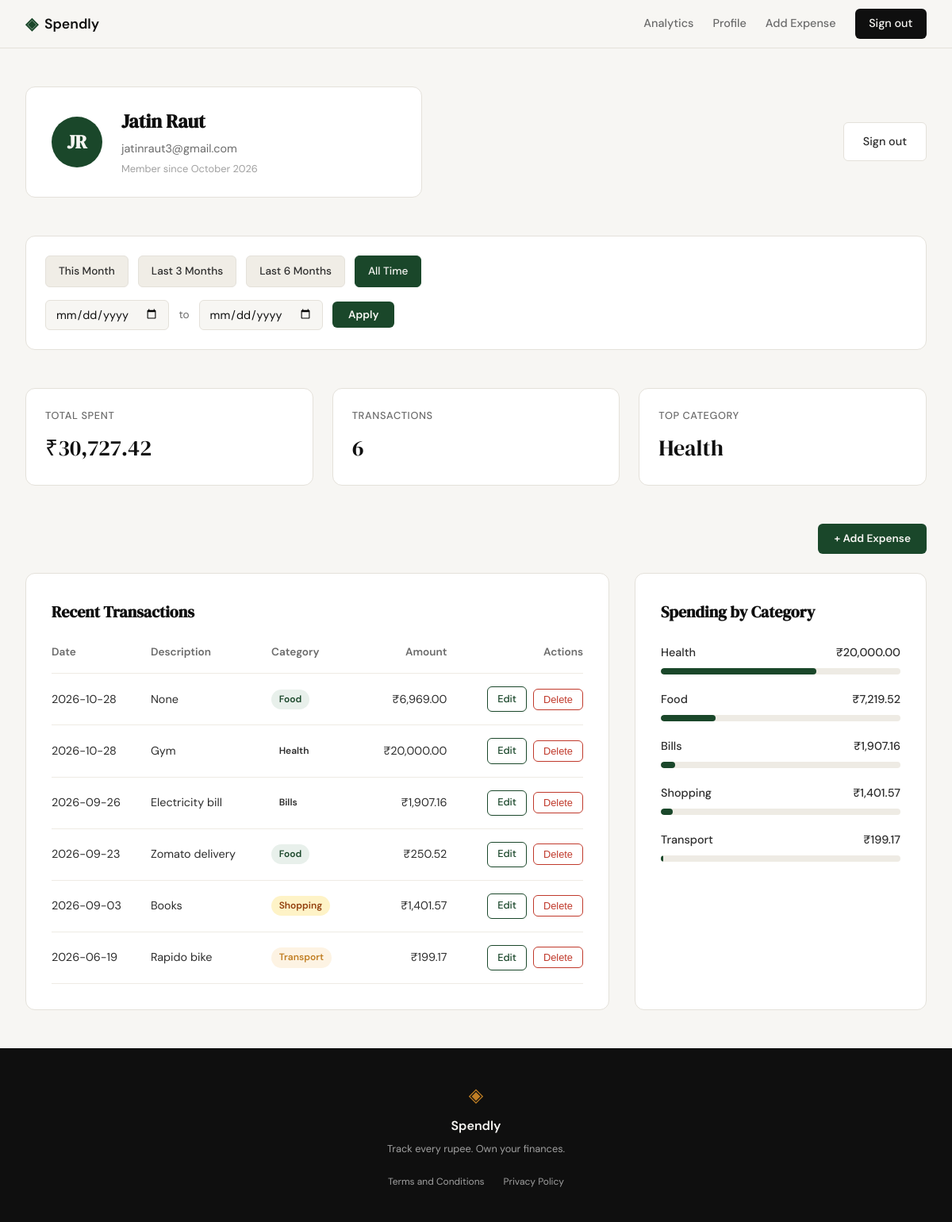
Screenshot of /profile (signed in) with the database file from the repository.
### tables this page shows
CREATE TABLE users (
                id INTEGER PRIMARY KEY AUTOINCREMENT,
                name TEXT NOT NULL,
                email TEXT UNIQUE NOT NULL,
                password_hash TEXT NOT NULL,
                created_at TEXT DEFAULT CURRENT_TIMESTAMP
            );

CREATE TABLE expenses (
                id INTEGER PRIMARY KEY AUTOINCREMENT,
                user_id INTEGER NOT NULL,
                amount REAL NOT NULL,
                category TEXT NOT NULL,
                date TEXT NOT NULL,
                description TEXT,
                created_at TEXT DEFAULT CURRENT_TIMESTAMP,
                FOREIGN KEY (user_id) REFERENCES users (id) ON DELETE CASCADE
            );

### app.py (the view)
@app.route("/profile")
def profile():
    if not session.get("user_id"):
        return redirect(url_for("login"))
    user_data = get_user_by_id(session["user_id"])
    if not user_data:
        session.clear()
        return redirect(url_for("login"))
    name_parts = user_data["name"].split()
    initials = "".join([part[0].upper() for part in name_parts if part])
    try:
        created_at = datetime.strptime(user_data["created_at"], "%Y-%m-%d %H:%M:%S")
        joined_date = created_at.strftime("%B %Y")
    except:
        joined_date = "Recently"
    user = {
        "name": user_data["name"],
        "email": user_data["email"],
        "initials": initials,
        "joined_date": joined_date
    }
    date_from = request.args.get("date_from")
    date_to = request.args.get("date_to")
    parsed_from = None
    parsed_to = None
    if date_from:
        try:
            parsed_from = datetime.strptime(date_from, "%Y-%m-%d").date()
        except ValueError:
            date_from = None
    if date_to:
        try:
            parsed_to = datetime.strptime(date_to, "%Y-%m-%d").date()
        except ValueError:
            date_to = None
    if parsed_from and parsed_to and parsed_from > parsed_to:
        flash("Start date must be before end date.", "error")
        date_from = None
        date_to = None
        parsed_from = None
        parsed_to = None
    today = datetime.now().date()
    first_of_month = today.replace(day=1)
    three_months_ago = today - relativedelta(months=3)
    six_months_ago = today - relativedelta(months=6)
    preset_urls = {
        "this_month": url_for('profile',
                              date_from=first_of_month.strftime('%Y-%m-%d'),
                              date_to=today.strftime('%Y-%m-%d')),
        "last_3_months": url_for('profile',
                                  date_from=three_months_ago.strftime('%Y-%m-%d'),
                                  date_to=today.strftime('%Y-%m-%d')),
        "last_6_months": url_for('profile',
                                  date_from=six_months_ago.strftime('%Y-%m-%d'),
                                  date_to=today.strftime('%Y-%m-%d')),
        "all_time": url_for('profile')
    }
    active_preset = None
    if parsed_from and parsed_to:
        if parsed_from == first_of_month and parsed_to == today:
            active_preset = "this_month"
        elif parsed_from == three_months_ago and parsed_to == today:
            active_preset = "last_3_months"
        elif parsed_from == six_months_ago and parsed_to == today:
            active_preset = "last_6_months"
        else:
            active_preset = "custom"
    elif not parsed_from and not parsed_to:
        active_preset = "all_time"
    user_id = session["user_id"]
    stats = get_summary_stats(user_id, date_from=date_from, date_to=date_to)
    transactions = get_recent_transactions(user_id, limit=10, date_from=date_from, date_to=date_to)
    categories = get_category_breakdown(user_id, date_from=date_from, date_to=date_to)
    return render_template(
        "profile.html",
        user=user,
        stats=stats,
        transactions=transactions,
        categories=categories,
        date_from=date_from,
        date_to=date_to,
        active_preset=active_preset,
        preset_urls=preset_urls
    )

### database/db.py (called while the page is built)
def get_db():
    conn = sqlite3.connect(DATABASE_PATH)
    conn.row_factory = sqlite3.Row
    conn.execute("PRAGMA foreign_keys = ON")
    return conn

def get_user_by_id(user_id):
    with get_db() as conn:
        user = conn.execute(
            "SELECT id, name, email, created_at FROM users WHERE id = ?",
            (user_id,)
        ).fetchone()
        return dict(user) if user else None

### database/queries.py (called while the page is built)
def format_amount(amount):
    return f"{amount:,.2f}"

def get_recent_transactions(user_id, limit=10, date_from=None, date_to=None):
    with get_db() as conn:
        where_clause = "WHERE user_id = ?"
        params = [user_id]
        if date_from and date_to:
            where_clause += " AND date BETWEEN ? AND ?"
            params.extend([date_from, date_to])
        params.append(limit)
        rows = conn.execute(
            "SELECT id, date, description, category, amount FROM expenses " + where_clause + " ORDER BY date DESC LIMIT ?",
            params
        ).fetchall()
        return [
            {
                "id": row["id"],
                "date": row["date"],
                "description": row["description"],
                "category": row["category"],
                "category_class": row["category"].lower(),
                "amount": format_amount(row["amount"])
            }
            for row in rows
        ]

### templates/profile.html (shortened to what this page needs)
<!DOCTYPE html>
<html lang="en">
<head>
    <link rel="stylesheet" href="{{ url_for('static', filename='css/profile.css') }}">
</head>
<body>
    {% extends "base.html" %}
    {% block content %}
    <div class="profile-container">
        <header class="profile-header">
            <div class="user-card">
                <div class="avatar">{{ user.initials }}</div>
                <div class="user-details">
                    <h1>{{ user.name }}</h1>
                    <p class="user-email">{{ user.email }}</p>
                    <p class="user-member">Member since {{ user.joined_date }}</p>
                </div>
            </div>
            <a href="{{ url_for('logout') }}" class="logout-btn">Sign out</a>
        </header>
        <section class="filter-bar">
            <div class="filter-presets">
                <a href="{{ preset_urls.this_month }}"
                   class="preset-btn {% if active_preset == 'this_month' %}active{% endif %}">
                    This Month
                </a>
                <a href="{{ preset_urls.last_3_months }}"
                   class="preset-btn {% if active_preset == 'last_3_months' %}active{% endif %}">
                    Last 3 Months
                </a>
                <a href="{{ preset_urls.last_6_months }}"
                   class="preset-btn {% if active_preset == 'last_6_months' %}active{% endif %}">
                    Last 6 Months
                </a>
                <a href="{{ preset_urls.all_time }}"
                   class="preset-btn {% if active_preset == 'all_time' %}active{% endif %}">
                    All Time
                </a>
            </div>
            <form method="GET" action="{{ url_for('profile') }}" class="filter-custom">
                <input type="date"
                       id="date_from"
                       name="date_from"
                       value="{{ date_from or '' }}"
                       class="date-input">
                <span class="filter-separator">to</span>
                <input type="date"
                       id="date_to"
                       name="date_to"
                       value="{{ date_to or '' }}"
                       class="date-input">
                <button type="submit" class="filter-submit-btn">Apply</button>
            </form>
        </section>
        <section class="stats-grid">
            <div class="stat-card">
                <span class="stat-label">Total Spent</span>
                <span class="stat-value">₹{{ stats.total_spent }}</span>
            </div>
            <div class="stat-card">
                <span class="stat-label">Transactions</span>
                <span class="stat-value">{{ stats.count }}</span>
            </div>
            <div class="stat-card">
                <span class="stat-label">Top Category</span>
                <span class="stat-value">{{ stats.top_category }}</span>
            </div>
        </section>
        <div style="display: flex; justify-content: flex-end; margin-bottom: -1.5rem;">
            <a href="{{ url_for('add_expense') }}" class="filter-submit-btn" style="text-decoration: none; display: inline-flex; align-items: center; gap: 0.5rem;">+ Add Expense</a>
        </div>
        <div class="profile-main-grid">
            <section class="history-section">
                <h2>Recent Transactions</h2>
                <div class="table-wrapper">
                    <table class="history-table">
                        <thead>
                            <tr>
                                <th>Date</th>
                                <th>Description</th>
                                <th>Category</th>
                                <th class="text-right">Amount</th>
                                <th class="text-right">Actions</th>
                            </tr>
                        </thead>
                        <tbody>
                            {% for tx in transactions %}
                            <tr>
                                <td>{{ tx.date }}</td>
                                <td>{{ tx.description }}</td>
                                <td><span class="category-badge badge-{{ tx.category_class }}">{{ tx.category }}</span></td>
                                <td class="text-right">₹{{ tx.amount }}</td>
                                <td class="text-right">
                                    <div style="display: inline-flex; gap: 0.5rem; align-items: center; justify-content: flex-end;">
                                        <a href="{{ url_for('edit_expense', id=tx.id) }}" class="btn-edit">Edit</a>
                                        <form method="POST" action="{{ url_for('delete_expense_route', id=tx.id) }}" style="display:inline; margin:0;" onsubmit="return confirm('Delete this expense?')">
                                            <button type="submit" class="btn-delete">Delete</button>
                                        </form>
                                    </div>
                                </td>
                            </tr>
                            {% endfor %}
                        </tbody>
                    </table>
                </div>
            </section>
            <section class="breakdown-section">
                <h2>Spending by Category</h2>
                <div class="category-list">
                    {% for cat in categories %}
                    <div class="category-item">
                        <div class="category-info">
                            <span class="category-name">{{ cat.name }}</span>
                            <span class="category-amount">₹{{ cat.amount }}</span>
                        </div>
                        <div class="progress-bar">
                            <div class="progress-fill" style="width: {{ cat.percentage }}%"></div>
                        </div>
                    </div>
                    {% endfor %}
                </div>
            </section>
        </div>
    </div>
    {% endblock %}

### static/css/style.css (style rules this page uses)
:root { --ink: #0f0f0f; --ink-soft: #2d2d2d; --ink-muted: #6b6b6b; --ink-faint: #a0a0a0; --paper: #f7f6f3; --paper-warm: #f0ede6; --paper-card: #ffffff; --accent: #1a472a; --accent-light: #e8f0eb; --accent-2: #c17f24; --accent-2-light: #fdf3e3; --danger: #c0392b; --danger-light: #fdecea; --border: #e4e1da; --border-soft: #eeebe4; --font-display: 'DM Serif Display', Georgia, serif; --font-body: 'DM Sans', system-ui, sans-serif; --max-width: 1200px; --auth-width: 440px; --radius-sm: 6px; --radius-md: 12px; --radius-lg: 20px; }
*, *::before, *::after { box-sizing: border-box; margin: 0; padding: 0; }
html { font-size: 16px; scroll-behavior: smooth; }
body { background: var(--paper); color: var(--ink); font-family: var(--font-body); font-size: 1rem; line-height: 1.6; -webkit-font-smoothing: antialiased; }
a { color: inherit; text-decoration: none; }
.btn-delete { background: transparent; color: var(--danger); border: 1px solid var(--danger); padding: 0.3rem 0.75rem; border-radius: var(--radius-sm); font-size: 0.8rem; font-weight: 500; cursor: pointer; transition: all 0.2s; text-decoration: none; display: inline-block; }
.btn-edit { background: transparent; color: var(--accent); border: 1px solid var(--accent); padding: 0.3rem 0.75rem; border-radius: var(--radius-sm); font-size: 0.8rem; font-weight: 500; cursor: pointer; transition: all 0.2s; text-decoration: none; display: inline-block; }

### rows the page displays
users: name "Jatin Raut", email "jatinraut3@gmail.com"
expenses: top_category "Health", date "2026-10-28", description "Gym", category "Health", amount "20,000.00", name "Health", {{ cat.percentage }} 65 (drawn)
expenses: date "2026-10-28", description "None", category "Food", amount "6,969.00"
expenses: date "2026-09-26", description "Electricity bill", category "Bills", amount "1,907.16", name "Bills", {{ cat.percentage }} 6 (drawn)
expenses: date "2026-09-23", description "Zomato delivery", category "Food", amount "250.52"
expenses: date "2026-09-03", description "Books", category "Shopping", amount "1,401.57", name "Shopping", {{ cat.percentage }} 5 (drawn)
expenses: date "2026-06-19", description "Rapido bike", category "Transport", amount "199.17", name "Transport", {{ cat.percentage }} 1 (drawn)

### other values shown
{{ user.initials }} "JR"
{{ user.joined_date }} "October 2026"
{{ stats.total_spent }} "30,727.42"
{{ stats.count }} "6"
{{ cat.name }} "Food"
{{ cat.amount }} "7,219.52"
